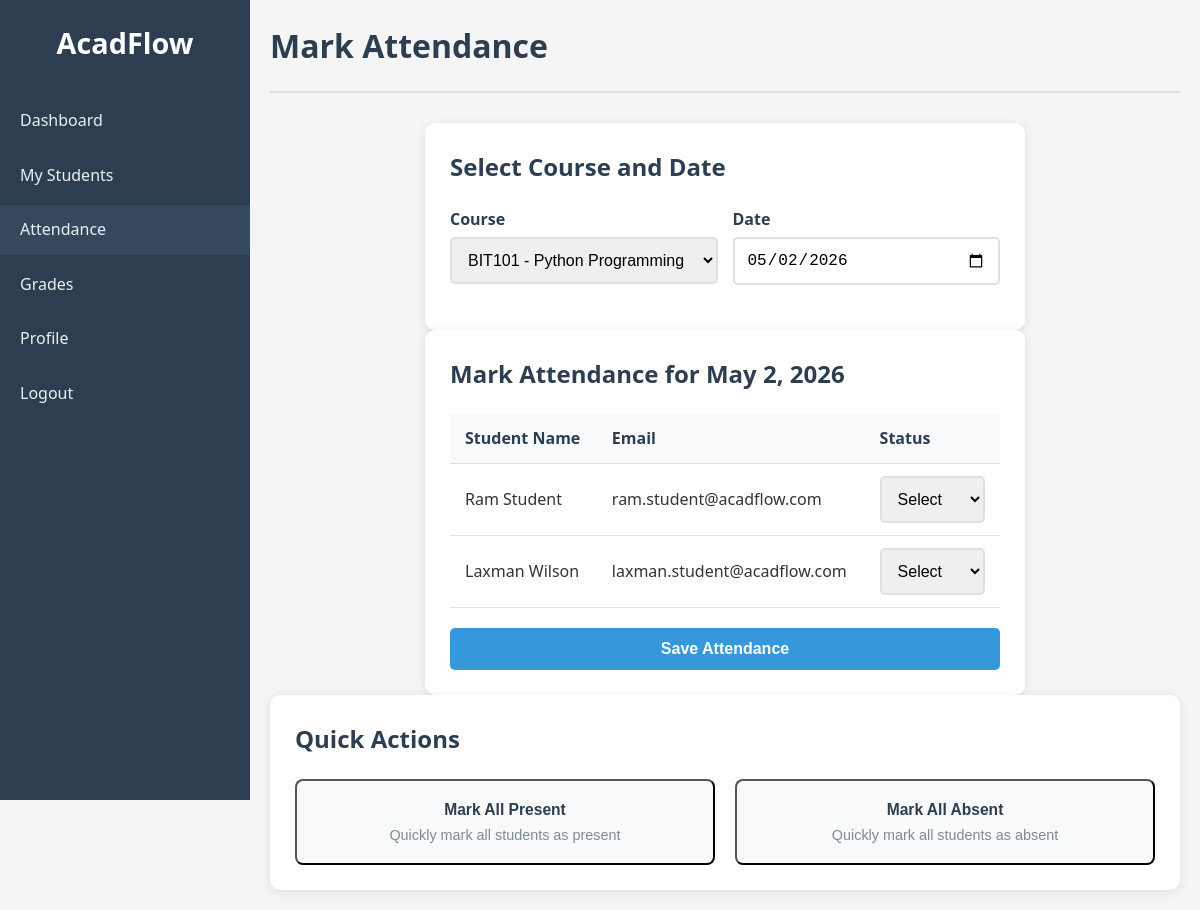
The page /teacher/attendance.php?course_id=1 (signed in) on the database as committed earlier.
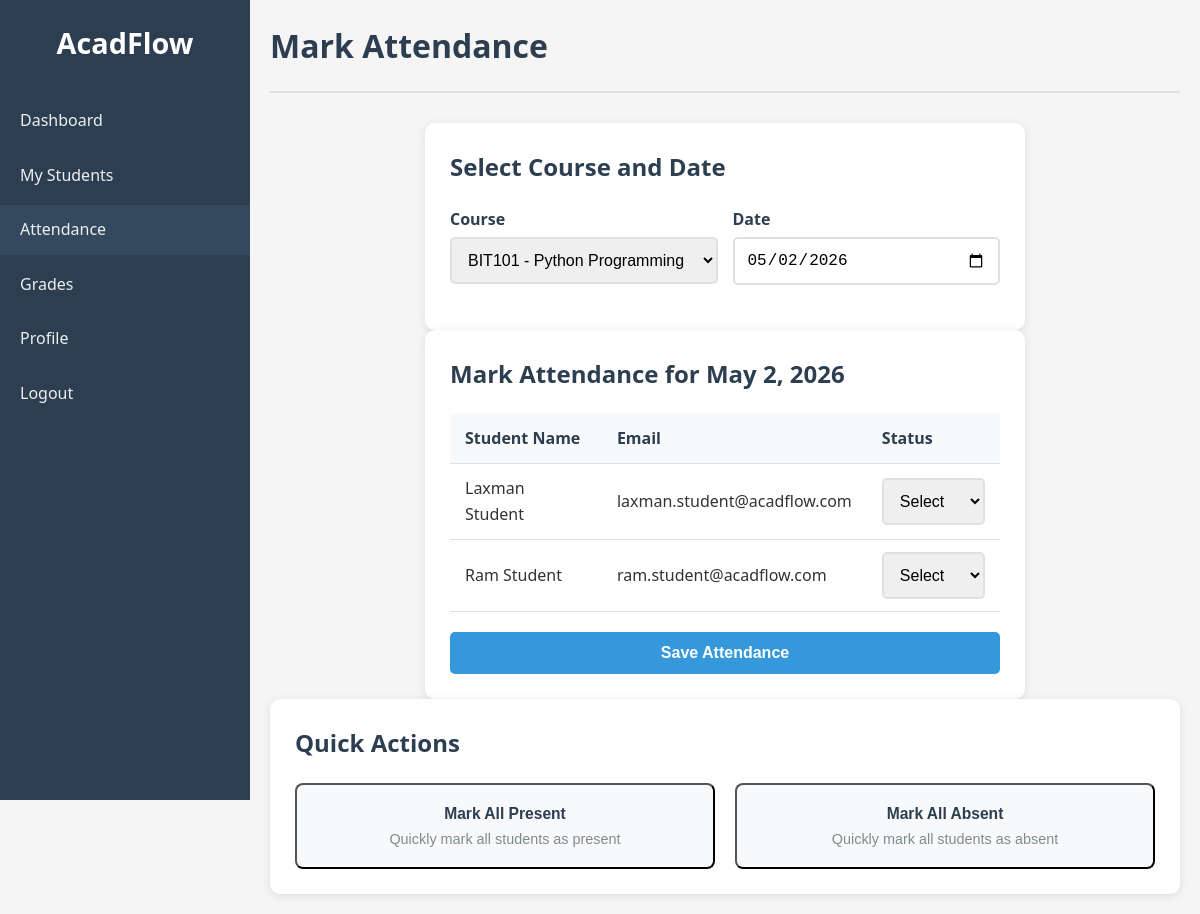
The same page on the database as committed later.
### tables this page shows
CREATE TABLE users (
    id INT AUTO_INCREMENT PRIMARY KEY,
    first_name VARCHAR(50) NOT NULL,
    last_name VARCHAR(50) NOT NULL,
    email VARCHAR(100) UNIQUE NOT NULL,
    password VARCHAR(255) NOT NULL,
    role ENUM('admin', 'teacher', 'student') NOT NULL,
    profile_photo VARCHAR(255) DEFAULT NULL,
    created_at TIMESTAMP DEFAULT CURRENT_TIMESTAMP,
    updated_at TIMESTAMP DEFAULT CURRENT_TIMESTAMP ON UPDATE CURRENT_TIMESTAMP
);

### teacher/attendance.php (the view, shortened to what the changed rows need)
<?php
require_once '../config/database.php';
$students = [];
$selected_course = null;
$selected_date = date('Y-m-d');
if (isset($_GET['course_id']) && is_numeric($_GET['course_id'])) {
    $selected_course = $_GET['course_id'];
    $students_sql = "SELECT u.id, u.first_name, u.last_name, u.email
                     FROM users u
                     JOIN enrollments e ON u.id = e.student_id
                     WHERE e.course_id = ? AND u.role = 'student'
                     ORDER BY u.last_name, u.first_name";
    $students_stmt = $conn->prepare($students_sql);
    $students_stmt->bind_param("i", $selected_course);
    $students_stmt->execute();
    $students = $students_stmt->get_result()->fetch_all(MYSQLI_ASSOC);
}
?>
<!DOCTYPE html>
<html lang="en">
<head>
    <link rel="stylesheet" href="../assets/css/style.css">
</head>
<body>
    <div class="dashboard-container">
        <aside class="sidebar">
            <div class="sidebar-header">
                <h2>AcadFlow</h2>
            </div>
        </aside>
        <main class="main-content">
            <header class="main-header">
                <h1>Mark Attendance</h1>
            </header>
            <div class="form-container">
                <h2>Select Course and Date</h2>
            </div>
            <?php if ($selected_course && !empty($students)): ?>
                <div class="form-container">
                    <h2>Mark Attendance for <?php echo date('F j, Y', strtotime($selected_date)); ?></h2>
                    <form method="POST" action="">
                        <table>
                            <thead>
                                <tr>
                                    <th>Student Name</th>
                                    <th>Email</th>
                                    <th>Status</th>
                                </tr>
                            </thead>
                            <tbody>
                                <?php foreach ($students as $student): ?>
                                    <tr>
                                        <td><?php echo htmlspecialchars($student['first_name'] . ' ' . $student['last_name']); ?></td>
                                        <td><?php echo htmlspecialchars($student['email']); ?></td>
                                        <td>
                                            <select name="attendance[<?php echo $student['id']; ?>]" required>
                                                <option value="">Select</option>
                                            </select>
                                        </td>
                                    </tr>
                                <?php endforeach; ?>
                            </tbody>
                        </table>
                    </form>
                </div>
            <?php elseif ($selected_course && empty($students)): ?>
                <div class="alert alert-error">No students enrolled in this course.</div>
            <?php endif; ?>
            <div class="quick-actions">
                <h2>Quick Actions</h2>
            </div>
        </main>
    </div>
</body>
</html>

Rows that differ between the two databases and show on the page:
changed users "laxman.student@acadflow.com": first_name+last_name "Laxman Wilson" → "Laxman Student"; moves up the list
